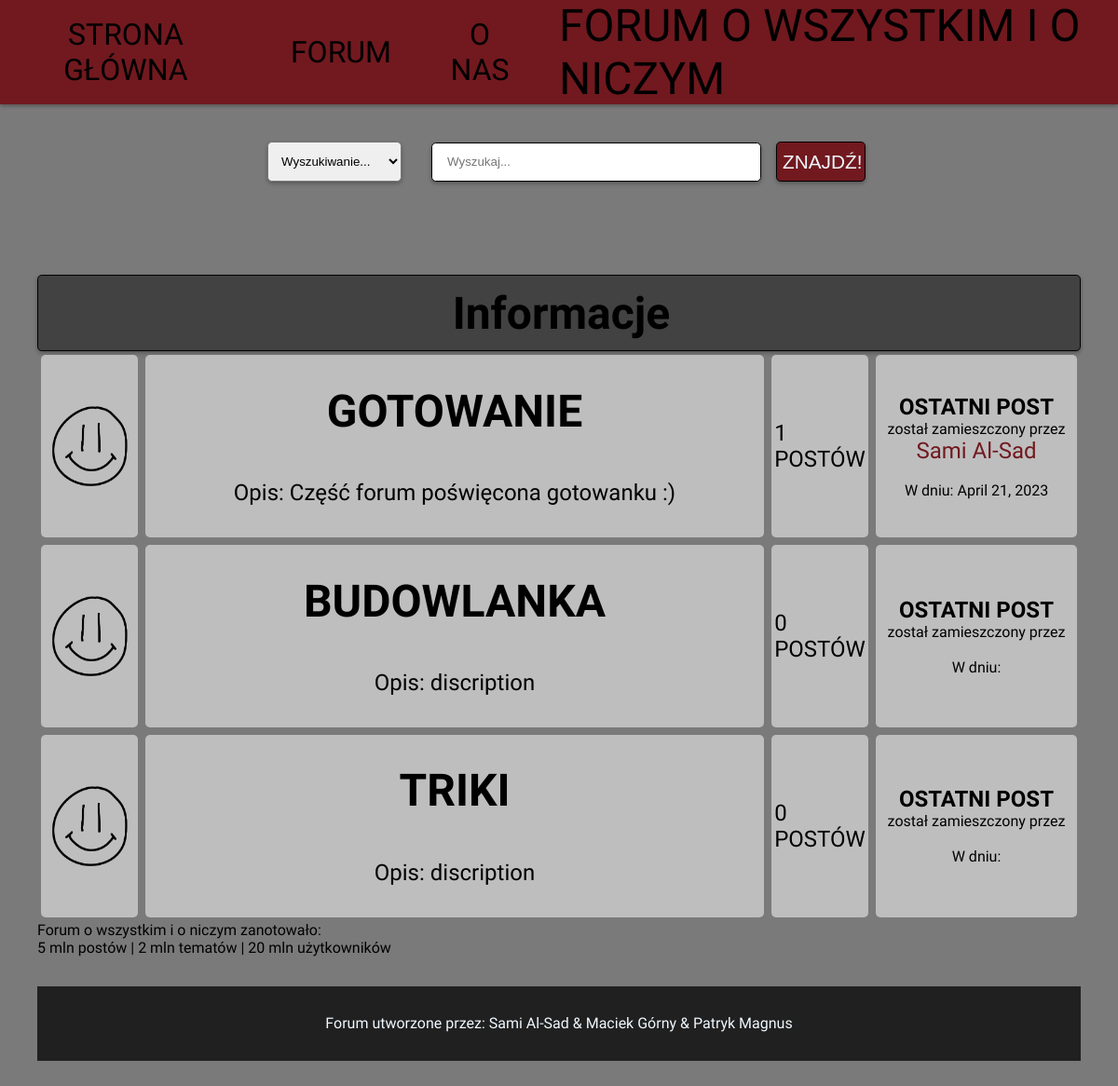
The page / on the database its author committed.
### APPNAME/models.py (models this page shows, shortened)
class Category(models.Model):
    title = models.CharField(max_length=50)
    slug = models.SlugField(max_length=400, unique=True, blank=True)
    discription = models.TextField(default="discription")
    class Meta:
        verbose_name_plural = "categories"
    def get_url(self):
        return reverse("posts" ,kwargs={
            "slug":self.slug
        })
    @property
    def num_posts(self):
        return Post.objects.filter(categores=self).count()
    @property
    def last_post(self):
        return Post.objects.filter(categores=self).latest("date")

class Post(models.Model):
    title = models.CharField(max_length=400)
    slug = models.SlugField(max_length=400, unique=True, blank=True)
    user = models.ForeignKey(Author, on_delete=models.CASCADE)
    content = HTMLField()
    categores = models.ManyToManyField(Category)
    date = models.DateTimeField(auto_now_add=True)
    approved = models.BooleanField(default=False)
    hit_count_generic = GenericRelation(HitCount, object_id_field='object_pk', related_query_name='hit_count_generic_relation')
    tags = TaggableManager()
    comments = models.ManyToManyField(Comment, blank=True)
    def get_url(self):
        return reverse("detail" ,kwargs={
            "slug":self.slug
        })

class Author(models.Model):
    user = models.ForeignKey(User, on_delete=models.CASCADE)
    fullname = models.CharField(max_length=40, blank=True)
    slug = models.SlugField(max_length=400, unique=True, blank=True)
    bio = HTMLField()
    profile_pic = ResizedImageField(size=[50, 80], quality=100, upload_to="authors", default="None", null=True, blank=True)

### APPNAME/views.py (the view)
# urls.py: path("", home, name="home"),
def home(request):
    forums = Category.objects.all()
    context = {
        "forums":forums,
    }
    return render(request, "home.html", context)

### templates/home.html (shortened to what this page needs)
{% extends 'base.html' %} {% block content %}
<div class="container">
  <div class="forum">
    <div class="forum-title">
      <h1 class="tytul">Informacje</h1>
    </div>
    {% for forum in forums %}
    <div class="forum-row">
      <div class="forum-icon forum-columns center">
        <i class="trzeba tu dodac jakas graficzke dawg"
          ><img
            class="smile"
            alt="buont"
        /></i>
      </div>
      <div class="forum-description forum-columns">
        <h1>
          <a class="tytul-naglowek" href="{{forum.get_url}}">{{forum.title}}</a>
        </h1>
        <p class="opis-lol">Opis: {{forum.discription}}</p>
      </div>
      <div class="forum-statistics forum-columns center">
        <span class="infoposty">{{forum.num_posts}} postów </span>
      </div>
      <div class="forum-information forum-columns">
        <b
          ><a href="{{forum.last_post.get_url}}" class="ostatnipost"
            >Ostatni post</a
          ></b
        >
        został zamieszczony przez
        <a class="przez" href="">{{forum.last_post.user.fullname | title}} </a>
        <br />
        W dniu: {{forum.last_post.date | date}}
      </div>
    </div>
    {% endfor %}
  </div>
  <div class="someinfo">
    <div class="stats">Forum o wszystkim i o niczym zanotowało:</div>
    <div>
      <span>5 mln postów | 2 mln tematów | 20 mln użytkowników</span>
    </div>
  </div>
  {% endblock content %}

### static/style.css (style rules this page uses)
body { margin: 0; font-size: 1rem; background-color: rgb(122, 122, 122); font-family: "Sigmar", cursive; }
.forum-title { background-color: rgb(66, 66, 66); padding-left: 5px; border-radius: 0.3rem; border: 1px solid black; height: 5rem; display: flex; align-items: center; box-shadow: 0 2px 4px rgba(0, 0, 0, 0.3); justify-content: center; }
.tytul { font-size: 3rem; }
.container { margin: 20px; padding: 20px; }
.forum { margin-top: 20px; }
.forum-row { display: grid; grid-template-columns: 10% 60% 10% 20%; }
.forum-columns { padding: 10px; margin: 4px; border-radius: 5px; background-color: rgb(190, 190, 190); }
.tytul-naglowek { text-decoration: none; color: black; text-transform: uppercase; font-size: 3rem; }
.opis-lol { font-size: 1.5rem; }
.smile { width: 100%; height: 100%; }
.forum-icon, .forum-description, .forum-statistics, .forum-information { display: flex; justify-content: center; align-items: center; flex-direction: column; }
.infoposty { text-transform: uppercase; font-size: 1.5rem; }
.ostatnipost { text-decoration: none; text-transform: uppercase; color: black; font-size: 1.5rem; }
.przez { text-decoration: none; font-size: 1.5rem; color: rgb(113, 25, 31); }

### rows shown on the page
Category: title "GOTOWANIE", discription "Część forum poświęcona gotowanku :)", num_posts "1", last_post.user.fullname "Sami Al-Sad", last_post "April 21, 2023"
Category: title "BUDOWLANKA", discription "discription", num_posts "0"
Category: title "TRIKI", discription "discription", num_posts "0"
